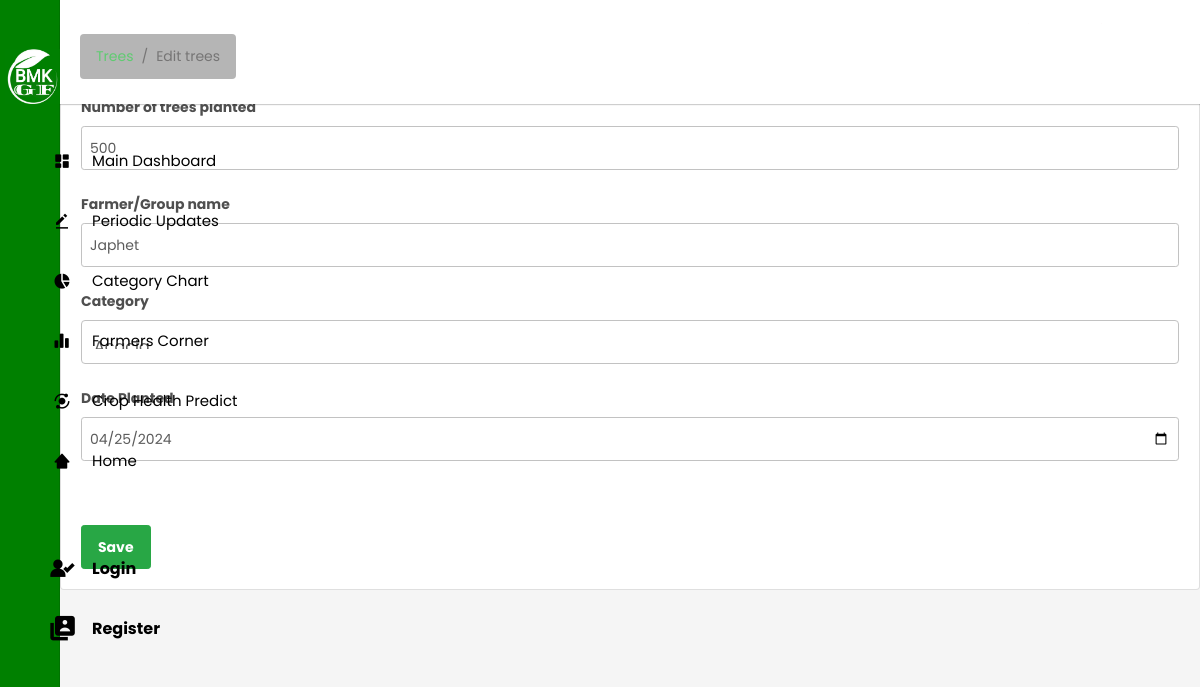
Page /edit_trees/16 on the committed database.
### reforest/models.py (models this page shows, shortened)
class Reforest(models.Model):
    trees_planted = models.IntegerField()
    date = models.DateField(default=now)
    description = models.TextField()
    owner = models.ForeignKey(to=User, on_delete=models.CASCADE)
    category = models.CharField( max_length=256)
    class Meta:
        ordering: list['-date']

### reforest/views.py (the view, shortened to what this page needs)
# urls.py: path('edit_trees/<int:id>' ,views.reforest_edit, name='reforest-edit'),
def reforest_edit(request, id):
    reforest = Reforest.objects.get(pk=id)
    categories = Category.objects.all()
    context = {
        'reforest': reforest,
        'values': reforest,
        'categories': categories
    }
    if request.method == 'GET':
        return render(request, 'reforest/edit_trees.html', context)

### templates/reforest/edit_trees.html (shortened to what this page needs)
{% extends 'base.html' %}
{% block content %}
  <div class="container mt-4">
    <div class="row">
        <div class="col-md-10">
            <nav aria-label="breadcrumb">
                <ol class="breadcrumb">
                  <li class="breadcrumb-item"><a href="{% url 'index' %}">Trees</a></li>
                  <li class="breadcrumb-item active" aria-current="page"> Edit trees</li>
                </ol>
            </nav>
        </div>
        <div class="col-md-2">
            <a href="{% url 'reforest-delete'  reforest.id %}" class="btn btn-danger btn-sm">Delete</a>
        </div>
    </div>
  </div>
    <div class="card">
        <div class=" card-body">
            <form class="" action="{% url 'reforest-edit' reforest.id %}" method="post">
            <div class="form-group">
                <label class="fw-bold mt-2" for="">Number of trees planted</label>
                <input type="number" class=" form-control form-control-sm" name="trees_planted" value="{{values.trees_planted}}">
            </div>
            <div class="form-group">
                <label class="fw-bold mt-2" for="">Farmer/Group name</label>
                <input type="text" class="form-control form-control-sm" name="description"  value="{{values.description}}">
            </div>
            <div class="form-group">
                <label class="fw-bold mt-2" for="">Category</label>
                <select class="form-control" name="category" id="">
                    <option selected name="category" value="{{values.category}}">{{values.category}}</option>
                </select>
            </div>
            <div class="form-group">
                <label class="fw-bold mt-2" for="">Date Planted</label>
                <input  type="date" class=" form-control form-control-sm" name="date" value="{{values.date | date:'Y-m-d'}}">
            </div>
            <input type="submit" value="Save" class="btn btn-success btn-sm mt-5">
        </form>
        </div>
    </div>
{% endblock %}

### reforestation/static/css/base-forest.css (style rules this page uses)
* { margin: 0; padding: 0; box-sizing: border-box; font-family: 'Poppins', sans-serif; }
html { overflow-x: hidden; }
.home-section nav { display: flex; justify-content: space-between; height: 80px; background: #fff; display: flex; align-items: center; position: fixed; width: calc(100% - 240px); left: 240px; z-index: 100; padding: 0 20px; box-shadow: 0 1px 1px rgba(0, 0, 0, 0.1); transition: all 0.5s ease; }
@media (max-width: 1240px) { .home-section nav { width: calc(100% - 60px); left: 60px; } }

### reforestation/static/css/dashboard.css (style rules this page uses)
body { font-size: .875rem; }

### rows in the picture
Reforest: trees_planted "500", description "Japhet", category "Acacia", date "04/25/2024"
